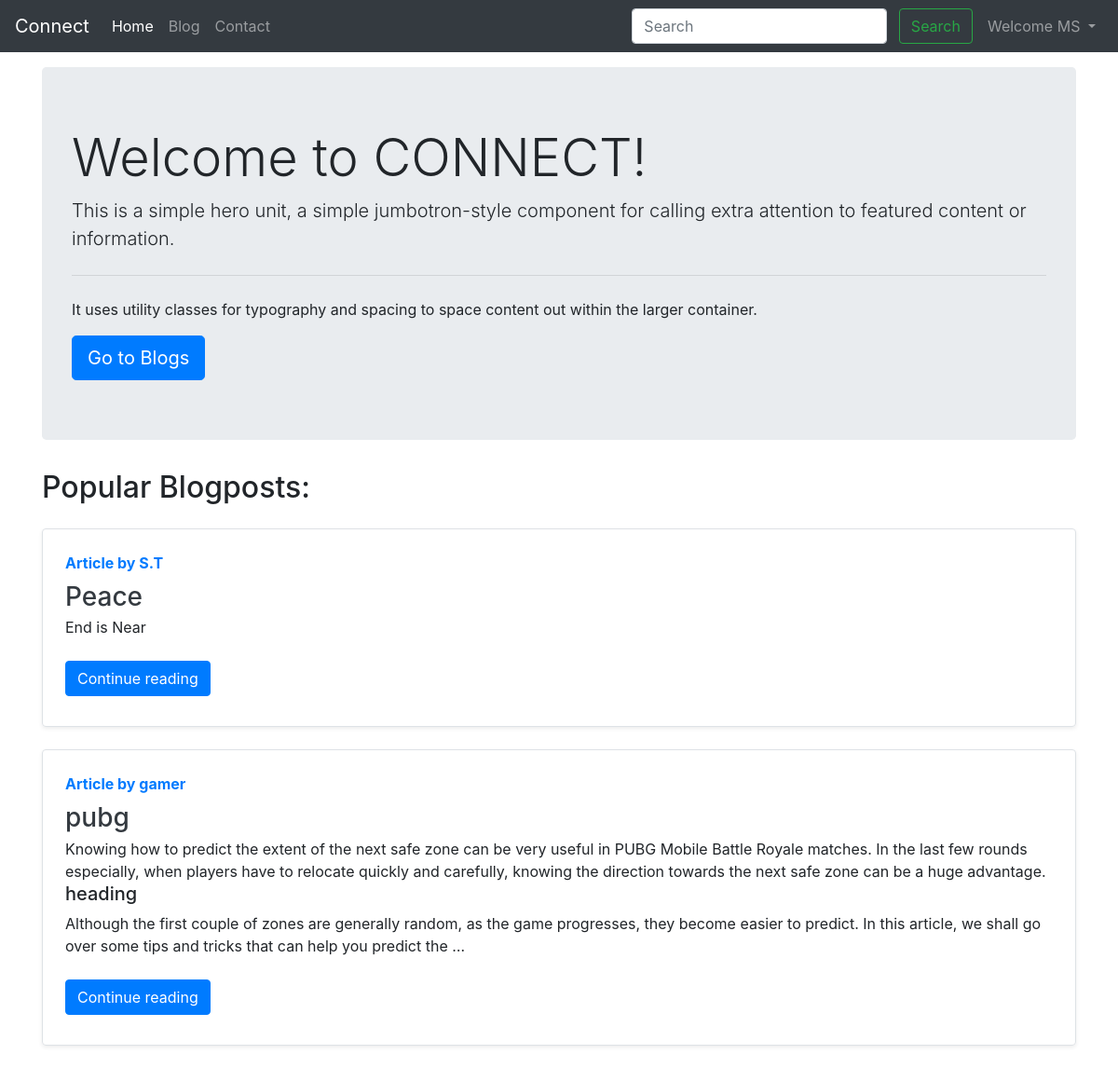
Screenshot of / (signed in) with the database file from the repository.
### blog/models.py (models this page shows, shortened)
class Post(models.Model):
    sno = models.AutoField(primary_key=True)
    title = models.CharField(max_length=255)
    author = models.CharField(max_length=13)
    content = models.TextField()
    slug = models.CharField(max_length=130)
    views = models.IntegerField(default=0)
    timeStamp = models.DateTimeField(blank=True)

### home/views.py (the view)
# urls.py: 2. Add a URL to urlpatterns:  path('', views.home, name='home')
def home(request):
    allPosts = Post.objects.all().order_by('-views')[0:2]
    context={"allPosts":allPosts}
    return render(request, 'home/home.html', context)

### templates/home/home.html (shortened to what this page needs)
{% extends 'base.html' %}
{% block homeactive %} active {% endblock homeactive %}
{% block body %}
<div class="container my-3">
<div class="jumbotron">
  <h1 class="display-4">Welcome to CONNECT!</h1>
  <p class="lead">This is a simple hero unit, a simple jumbotron-style component for calling extra attention to featured content or information.</p>
  <hr class="my-4">
  <p>It uses utility classes for typography and spacing to space content out within the larger container.</p>
  <a class="btn btn-primary btn-lg" href="/blog" role="button">Go to Blogs</a>
</div>
</div>
<div class="container">
<h2>Popular Blogposts: </h2>
      {% for post in allPosts  %}
      <div class="row no-gutters border rounded overflow-hidden flex-md-row mb-4 my-4 shadow-sm h-md-250 position-relative">
        <div class="col p-4 d-flex flex-column position-static">
          <strong class="d-inline-block mb-2 text-primary">Article by {{post.author}}</strong>
          <h3 class="mb-0"><a class="text-dark" href="/blog/{{post.slug}}">{{post.title}}</a></h3>
          <p class="card-text mb-auto"><div class="preview">{{post.content | safe | truncatechars:500}}</div></p>
          <div class="my-2">
          <a href="/blog/{{post.slug}}" role="button" class="btn btn-primary">Continue reading</a>
          </div>
        </div>
      </div>
{% endfor %}
</div>
{% endblock body %}

### templates/base.html (shortened to what this page needs)
<!doctype html>
<html lang="en">
<head>
  <link rel="stylesheet" href="https://stackpath.bootstrapcdn.com/bootstrap/4.5.2/css/bootstrap.min.css"
>
</head>
<body>
  <nav class="navbar navbar-expand-lg navbar-dark bg-dark">
    <a class="navbar-brand" href="/">Connect</a>
    <div class="collapse navbar-collapse" id="navbarSupportedContent">
      <ul class="navbar-nav mr-auto">
        <li class="nav-item {% block homeactive %} {% endblock homeactive %}">
          <a class="nav-link" href="/">Home <span class="sr-only">(current)</span></a>
        </li>
        <li class="nav-item {% block blogactive %} {% endblock blogactive %}">
          <a class="nav-link" href="/blog">Blog</a>
        </li>
        <li class="nav-item {% block contactactive %} {% endblock contactactive %}">
          <a class="nav-link" href="/contact">Contact</a>
        </li>
      </ul>
      <div class="ml-auto form-inline">
      <form method="get" action="/search" class="my-2 mx-2 my-lg-0">
        <input class="form-control mr-sm-2" type="search" placeholder="Search" aria-label="Search" name="query"
          id="search">
        <button class="btn btn-outline-success my-2 my-sm-0" type="submit">Search</button>
      </form>
      {% if user.is_authenticated %}
      <ul class="navbar-nav">
        <li class="nav-item dropdown">
          <a class="nav-link dropdown-toggle" href="#" id="navbarDropdown" role="button" data-toggle="dropdown" aria-haspopup="true" aria-expanded="false">
            Welcome {{request.user.first_name}}
          </a>
        </li>
      </ul>
      {% endif %}
    </div>
    </div>
  </nav>
  {% block body %}
  {% endblock body %}
</body>
</html>

### rows the page displays
Post: author "S.T", title "Peace", content "End is Near"
Post: author "gamer", title "pubg", content "Knowing how to predict the extent of the next safe zone can be very useful in PUBG Mobile Battle Royale matches. In the last few rounds especially, when players have to relocate quickly and carefully, knowing the direction towards the next safe zone can be a huge advantage. heading Although the first couple of zones are generally random, as the game progresses, they become easier to predict. In this article, we shall go over some tips and tricks that can help you predict the …"

### other values shown
{{ request.user.first_name }} "MS"
